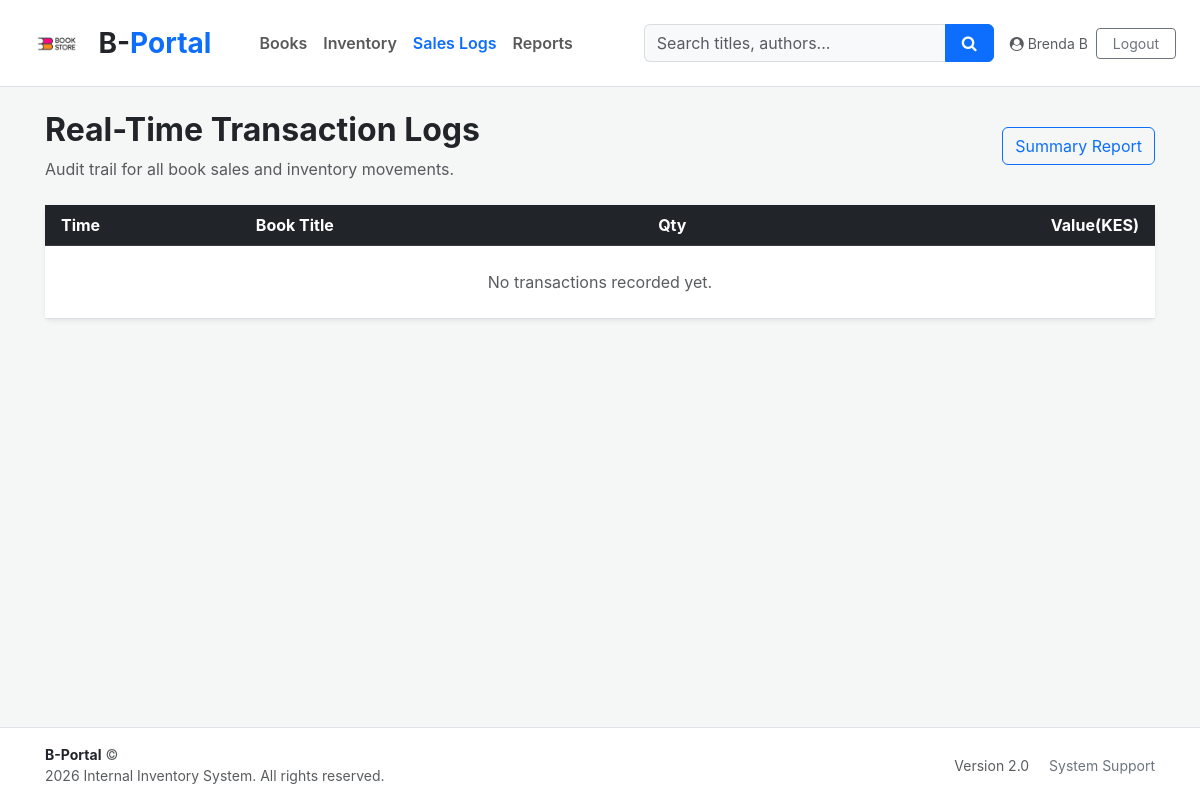
Page /transactions (signed in) on the earlier database version.
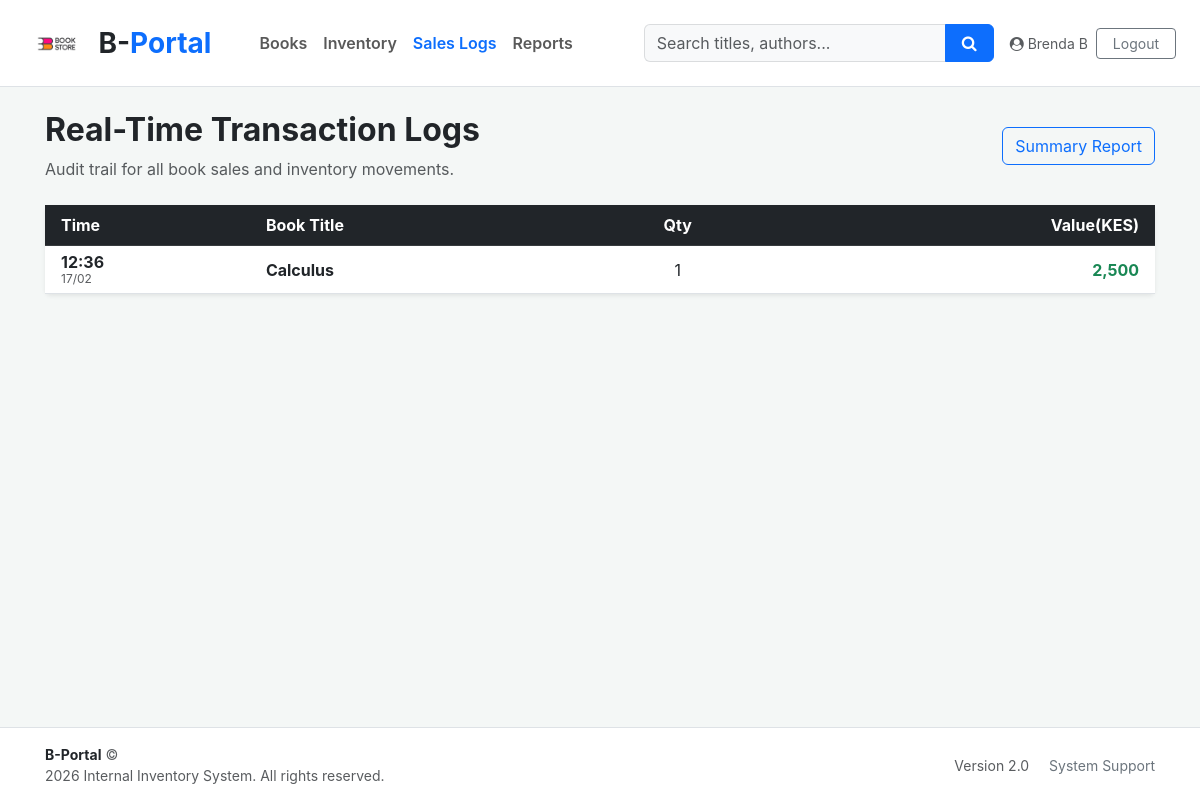
Same page on the later database version.
### models.py (models this page shows, shortened)
class User(UserMixin, db.Model):
    id = db.Column(db.Integer, primary_key=True)
    username = db.Column(db.String(80), unique=True, nullable=False)
    password_hash = db.Column(db.String(200), nullable=False)

class Sale(db.Model):
    id = db.Column(db.Integer, primary_key=True)
    book_id = db.Column(db.Integer, db.ForeignKey('book.id'), nullable=False)
    quantity = db.Column(db.Integer, nullable=False)
    total_price = db.Column(db.Float, nullable=False)
    sale_date = db.Column(db.DateTime, default=datetime.utcnow)
    book = db.relationship('Book', backref=db.backref('sales', lazy=True))

class Book(db.Model):
    id = db.Column(db.Integer, primary_key=True)
    title = db.Column(db.String(200), nullable=False)
    author = db.Column(db.String(200), nullable=False)
    isbn = db.Column(db.String(20), unique=True, nullable=False)
    price = db.Column(db.Float, nullable=False)
    stock_quantity = db.Column(db.Integer, default=0)
    category = db.Column(db.String(100))
    image_url = db.Column(db.String(500), default='pics/default-book.jpg')
    created_at = db.Column(db.DateTime, default=datetime.utcnow)

### app.py (the view)
@app.route('/transactions')
@login_required
def transactions():
    sales = Sale.query.order_by(Sale.sale_date.desc()).all()
    return render_template('transactions.html', sales=sales)

### app.py (called while the page is built)
@login_manager.user_loader # loads the user object from the user ID stored in the session
def load_user(user_id):
    return User.query.get(int(user_id))

### templates/transactions.html (shortened to what this page needs)
{% extends "layout.html" %}
{% block content %}
<div class="mb-4 d-flex justify-content-between align-items-center">
    <div>
        <h2 class="fw-bold">Real-Time Transaction Logs</h2>
        <p class="text-muted mb-0">Audit trail for all book sales and inventory movements.</p>
    </div>
    <a href="{{ url_for('reports') }}" class="btn btn-outline-primary">Summary Report</a>
</div>
<div class="d-none d-md-block">
    <div class="card shadow-sm border-0">
        <div class="card-body p-0">
            <div class="table-responsive">
                <table class="table table-hover align-middle mb-0">
                    <thead class="table-dark">
                        <tr>
                            <th class="ps-3">Time</th>
                            <th>Book Title</th>
                            <th class="text-center px-4">Qty</th>
                            <th class="text-end pe-3">Value(KES)</th>
                        </tr>
                    </thead>
                    <tbody>
                        {% for sale in sales %}
                        <tr>
                            <td class="ps-3 text-muted">
                                <div class="d-flex flex-column" style="line-height: 1.1;">
                                    <span class="fw-bold text-dark">{{ sale.sale_date.strftime('%H:%M') }}</span>
                                    <small style="font-size: 0.75rem;">{{ sale.sale_date.strftime('%d/%m') }}</small>
                                </div>
                            </td>
                            <td>
                                <span class="fw-bold" title="{{ sale.book.title }}">{{ sale.book.title }}</span>
                            </td>
                            <td class="text-center">{{ sale.quantity }}</td>
                            <td class="text-end pe-3 text-success fw-bold">{{ "{:,.0f}".format(sale.total_price) }}</td>
                        </tr>
                        {% endfor %}
                        {% if not sales %}
                        <tr>
                            <td colspan="5" class="text-center py-4 text-muted">No transactions recorded yet.</td>
                        </tr>
                        {% endif %}
                    </tbody>
                </table>
            </div>
        </div>
    </div>
</div>
{% endblock %}

### templates/layout.html (shortened to what this page needs)
<!DOCTYPE html>
<html lang="en">
<head>
    <link href="https://cdn.jsdelivr.net/npm/bootstrap@5.3.0/dist/css/bootstrap.min.css" rel="stylesheet">
    <link rel="stylesheet" href="{{ url_for('static', filename='css/style.css') }}">
    <link rel="stylesheet" href="https://cdnjs.cloudflare.com/ajax/libs/font-awesome/4.7.0/css/font-awesome.min.css">
</head>
<body>
    <nav class="navbar navbar-expand-lg navbar-white bg-white border-bottom sticky-top">
        <div class="container-fluid px-4">
            <a class="navbar-brand fw-bold d-flex align-items-center" href="{{ url_for('index') }}"
                style="font-size: 1.75rem;">
                <img src="{{ url_for('static', filename='pics/logo2.jpg') }}" alt="B-Portal Logo" height="60"
                    class="d-inline-block align-text-center me-2">
                <span class="text-dark">B-</span><span class="text-primary">Portal</span>
            </a>
            <div class="collapse navbar-collapse" id="navbarContent">
                <ul class="navbar-nav me-auto mb-2 mb-lg-0 fw-semibold ms-4">
                    <li class="nav-item">
                        <a class="nav-link {% if request.endpoint == 'index' %}text-primary active{% endif %}"
                            href="{{ url_for('index') }}">Books</a>
                    </li>
                    <li class="nav-item">
                        <a class="nav-link {% if request.endpoint == 'inventory' %}text-primary active{% endif %}"
                            href="{{ url_for('inventory') }}">Inventory</a>
                    </li>
                    <li class="nav-item">
                        <a class="nav-link {% if request.endpoint == 'transactions' %}text-primary active{% endif %}"
                            href="{{ url_for('transactions') }}">Sales Logs</a>
                    </li>
                    <li class="nav-item">
                        <a class="nav-link {% if request.endpoint == 'reports' %}text-primary active{% endif %}"
                            href="{{ url_for('reports') }}">Reports</a>
                    </li>
                </ul>
                <form class="d-flex ms-3" action="{{ url_for('search') }}" method="GET" style="min-width: 350px;">
                    <div class="input-group">
                        <input class="form-control bg-light border-secondary border-opacity-25" type="search" name="q"
                            placeholder="Search titles, authors..." aria-label="Search" required>
                        <button class="btn btn-primary px-3" type="submit"><i class="fa fa-search"></i></button>
                    </div>
                </form>
                <div class="ms-3 d-none d-lg-flex align-items-center">
                    <span class="text-muted small me-2"><i class="fa fa-user-circle me-1"></i>{{ current_user.username
                        }}</span>
                    <a href="{{ url_for('logout') }}" class="btn btn-sm btn-outline-secondary px-3">Logout</a>
                </div>
            </div>
        </div>
    </nav>
    <div class="container py-4 main-wrapper" style="min-height: 80vh;">
        {% block content %}{% endblock %}
    </div>
    <footer class="bg-white border-top py-3 mt-auto">
        <div class="container d-flex flex-column flex-md-row justify-content-between align-items-center">
            <div class="text-muted small mb-2 mb-md-0">
                <span class="fw-bold text-dark">B-Portal</span> &copy; <br> 2026 Internal Inventory System. All rights
                reserved.
            </div>
            <div class="text-muted small">
                <span class="me-3">Version 2.0</span>
                <a href="#" class="text-decoration-none text-secondary">System Support</a>
            </div>
        </div>
    </footer>
</body>
</html>

### static/css/style.css (style rules this page uses)
:root { --primary: #ff523b; --dark: #212529; --light: #ffffff; --bg: #f4f7f6; --border: #e1e4e8; --text-muted: #6a737d; }
* { margin: 0; padding: 0; box-sizing: border-box; }
body { font-family: -apple-system, BlinkMacSystemFont, "Segoe UI", Roboto, "Helvetica Neue", Arial, sans-serif; background-color: var(--bg); color: var(--dark); line-height: 1.5; }
.card { border: 1px solid var(--border); border-radius: 6px; background: #fff; transition: none; }
.container { max-width: 1140px; padding: 0 15px; margin: 0 auto; }

Differences in the rows shown:
added Sale: sale_date "12:36", sale_date "17/02", book "Calculus", quantity "1", total_price "2,500"
Other differences:
text no longer shown: "No transactions recorded yet."
